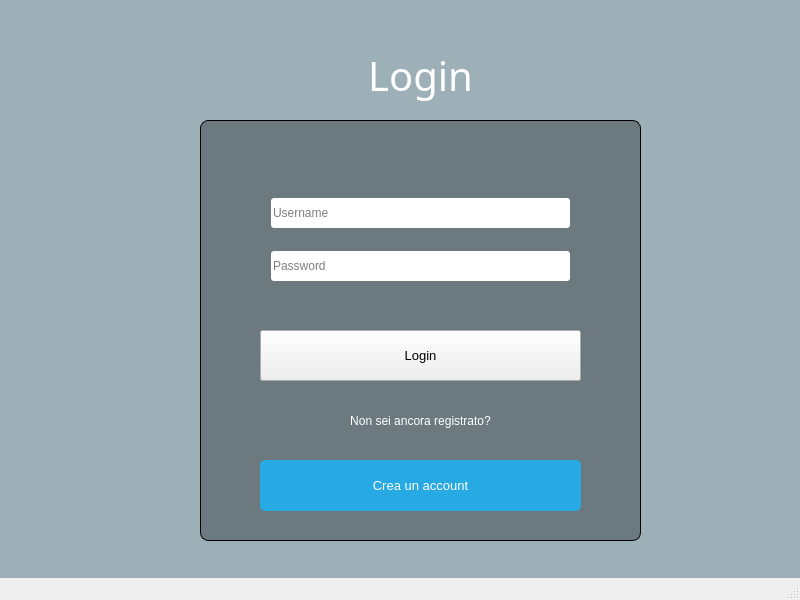
<?xml version="1.0" encoding="UTF-8"?>
<ui version="4.0">
 <class>Login</class>
 <widget class="QMainWindow" name="Login">
  <property name="geometry">
   <rect>
    <x>0</x>
    <y>0</y>
    <width>800</width>
    <height>600</height>
   </rect>
  </property>
  <property name="sizePolicy">
   <sizepolicy hsizetype="Expanding" vsizetype="Expanding">
    <horstretch>0</horstretch>
    <verstretch>0</verstretch>
   </sizepolicy>
  </property>
  <property name="minimumSize">
   <size>
    <width>800</width>
    <height>600</height>
   </size>
  </property>
  <property name="maximumSize">
   <size>
    <width>800</width>
    <height>600</height>
   </size>
  </property>
  <property name="font">
   <font>
    <family>MS Shell Dlg 2</family>
   </font>
  </property>
  <property name="cursor">
   <cursorShape>ArrowCursor</cursorShape>
  </property>
  <property name="windowTitle">
   <string>Login</string>
  </property>
  <property name="styleSheet">
   <string notr="true">#groupBox { border: 1px solid;
  background: rgba(0, 0, 0, 80);
  border-radius: 8px;
 }

QLineEdit { border-radius: 3px; }


#IconButton{

  background-color:  rgba(0, 0, 0, 0);
  border-width: 0px;
  border-radius: 5px;

}


#centralWidget { background: rgba(32, 80, 96, 100); }
#LoginClass { background: rgba(32, 80, 96, 100); }</string>
  </property>
  <property name="inputMethodHints">
   <set>Qt::ImhHiddenText</set>
  </property>
  <widget class="QWidget" name="centralWidget">
   <widget class="QGroupBox" name="groupBox">
    <property name="geometry">
     <rect>
      <x>200</x>
      <y>120</y>
      <width>441</width>
      <height>421</height>
     </rect>
    </property>
    <property name="title">
     <string/>
    </property>
    <widget class="QPushButton" name="loginButton">
     <property name="geometry">
      <rect>
       <x>60</x>
       <y>210</y>
       <width>321</width>
       <height>51</height>
      </rect>
     </property>
     <property name="font">
      <font>
       <family>Arial</family>
       <pointsize>10</pointsize>
      </font>
     </property>
     <property name="styleSheet">
      <string notr="true">QPushButton
{
  color: white;
  background-color: #27a9e3;
  border-width: 0px;
  border-radius: 5px;
}
QPushButton:hover { background-color: #0080FF; }

QPushButton:disabled{
 background-color: #a6a6a6;
}9</string>
     </property>
     <property name="text">
      <string>Login</string>
     </property>
    </widget>
    <widget class="QWidget" name="layoutWidget">
     <property name="geometry">
      <rect>
       <x>60</x>
       <y>50</y>
       <width>321</width>
       <height>141</height>
      </rect>
     </property>
     <layout class="QVBoxLayout" name="verticalLayout">
      <item>
       <layout class="QHBoxLayout" name="horizontalLayout">
        <item>
         <widget class="QLineEdit" name="usernameTextLine">
          <property name="sizePolicy">
           <sizepolicy hsizetype="Expanding" vsizetype="Preferred">
            <horstretch>0</horstretch>
            <verstretch>0</verstretch>
           </sizepolicy>
          </property>
          <property name="maximumSize">
           <size>
            <width>400</width>
            <height>30</height>
           </size>
          </property>
          <property name="placeholderText">
           <string>Username</string>
          </property>
         </widget>
        </item>
       </layout>
      </item>
      <item>
       <layout class="QHBoxLayout" name="horizontalLayout_2">
        <item>
         <widget class="QLineEdit" name="passwordTextLine">
          <property name="maximumSize">
           <size>
            <width>400</width>
            <height>30</height>
           </size>
          </property>
          <property name="inputMethodHints">
           <set>Qt::ImhHiddenText|Qt::ImhNoAutoUppercase|Qt::ImhNoPredictiveText|Qt::ImhSensitiveData</set>
          </property>
          <property name="echoMode">
           <enum>QLineEdit::Password</enum>
          </property>
          <property name="placeholderText">
           <string>Password</string>
          </property>
          <property name="clearButtonEnabled">
           <bool>false</bool>
          </property>
         </widget>
        </item>
       </layout>
      </item>
     </layout>
    </widget>
    <widget class="QLabel" name="loginLabel_2">
     <property name="geometry">
      <rect>
       <x>60</x>
       <y>270</y>
       <width>321</width>
       <height>61</height>
      </rect>
     </property>
     <property name="font">
      <font>
       <family>Arial</family>
       <pointsize>9</pointsize>
      </font>
     </property>
     <property name="styleSheet">
      <string notr="true">QLabel { color: white; }</string>
     </property>
     <property name="text">
      <string>Non sei ancora registrato?</string>
     </property>
     <property name="textFormat">
      <enum>Qt::PlainText</enum>
     </property>
     <property name="alignment">
      <set>Qt::AlignCenter</set>
     </property>
     <property name="wordWrap">
      <bool>false</bool>
     </property>
    </widget>
    <widget class="QPushButton" name="newAccount">
     <property name="geometry">
      <rect>
       <x>60</x>
       <y>340</y>
       <width>321</width>
       <height>51</height>
      </rect>
     </property>
     <property name="font">
      <font>
       <family>Arial</family>
       <pointsize>10</pointsize>
      </font>
     </property>
     <property name="styleSheet">
      <string notr="true">QPushButton
{
  color: white;
  background-color: #27a9e3;
  border-width: 0px;
  border-radius: 5px;
}
QPushButton:hover { background-color: #0080FF; }</string>
     </property>
     <property name="text">
      <string>Crea un account</string>
     </property>
    </widget>
   </widget>
   <widget class="QLabel" name="loginLabel">
    <property name="enabled">
     <bool>true</bool>
    </property>
    <property name="geometry">
     <rect>
      <x>200</x>
      <y>40</y>
      <width>441</width>
      <height>71</height>
     </rect>
    </property>
    <property name="font">
     <font>
      <family>Arial Black</family>
      <pointsize>30</pointsize>
     </font>
    </property>
    <property name="styleSheet">
     <string notr="true">QLabel { color: white; }</string>
    </property>
    <property name="text">
     <string>Login</string>
    </property>
    <property name="textFormat">
     <enum>Qt::PlainText</enum>
    </property>
    <property name="alignment">
     <set>Qt::AlignCenter</set>
    </property>
    <property name="wordWrap">
     <bool>false</bool>
    </property>
   </widget>
   <widget class="QToolButton" name="IconButton">
    <property name="enabled">
     <bool>true</bool>
    </property>
    <property name="geometry">
     <rect>
      <x>650</x>
      <y>210</y>
      <width>161</width>
      <height>111</height>
     </rect>
    </property>
    <property name="sizePolicy">
     <sizepolicy hsizetype="Fixed" vsizetype="Fixed">
      <horstretch>0</horstretch>
      <verstretch>0</verstretch>
     </sizepolicy>
    </property>
    <property name="minimumSize">
     <size>
      <width>100</width>
      <height>100</height>
     </size>
    </property>
    <property name="text">
     <string/>
    </property>
    <property name="icon">
     <iconset>
      <normaloff>../Icons/login.png</normaloff>../Icons/login.png</iconset>
    </property>
    <property name="iconSize">
     <size>
      <width>100</width>
      <height>100</height>
     </size>
    </property>
    <property name="autoRepeatInterval">
     <number>100</number>
    </property>
    <property name="autoRaise">
     <bool>true</bool>
    </property>
   </widget>
  </widget>
  <widget class="QStatusBar" name="statusBar"/>
 </widget>
 <layoutdefault spacing="6" margin="11"/>
 <resources>
  <include location="Login.qrc"/>
 </resources>
 <connections/>
</ui>
